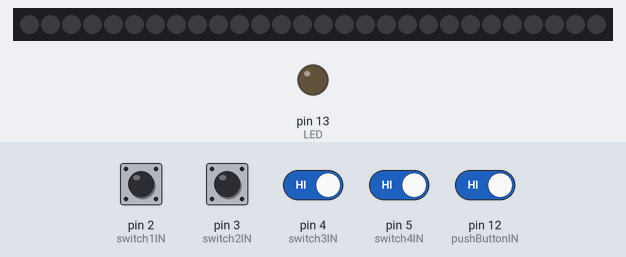
Bench run of a sketch on a simulated Arduino Uno, built with avr-gcc and run on an emulated ATmega328P. On the bench: 28 RGB LEDs in strip order, left to right, output pins drawn as LEDs (lit = HIGH). Inputs (shaded band) come from the test bench; at power-on: pin 2 (switch1IN), pin 3 (switch2IN), pin 4 (switch3IN), pin 5 (switch4IN), pin 12 (pushButtonIN) HIGH. Dim RGB values are drawn brighter than linear; EEPROM starts erased.

Above: at 1.2 s.
1.3 s: pin 3 (switch2IN) pulled LOW for 1 s
At 2.1 s:
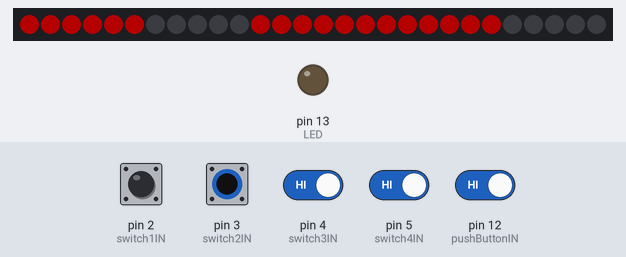
3.8 s: pin 2 (switch1IN) pulled LOW for 0.15 s
At 3.88 s:
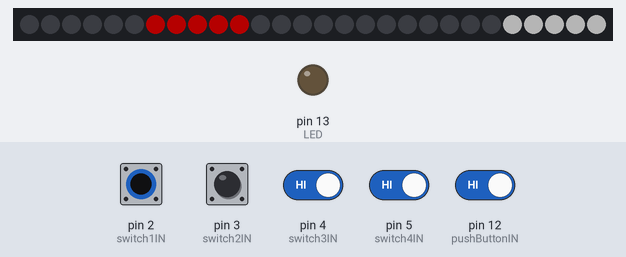
5.4 s: pin 2 (switch1IN) driven LOW and pin 3 (switch2IN) driven LOW and pin 4 (switch3IN) driven LOW and pin 5 (switch4IN) driven LOW and pin 12 (pushButtonIN) driven LOW
At 6.6 s:
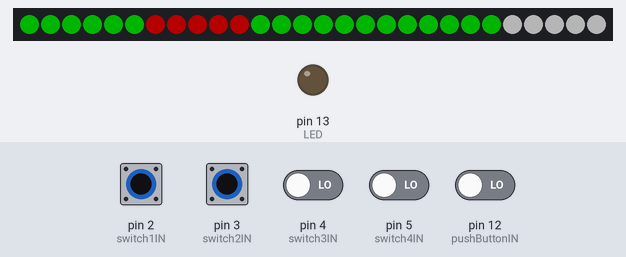
7.2 s: pin 2 (switch1IN) driven HIGH
At 7.6 s:
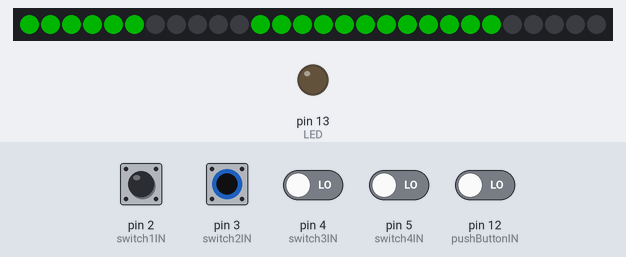
8.7 s: pin 2 (switch1IN) driven LOW
At 9.7 s:
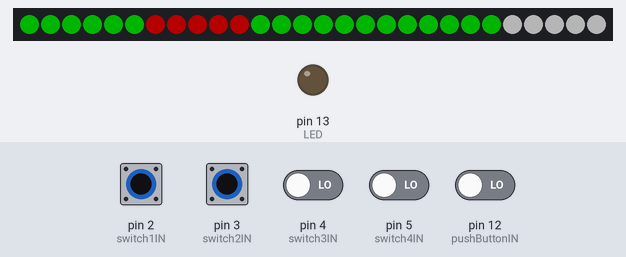
10.2 s: pin 3 (switch2IN) driven HIGH
At 10.7 s:
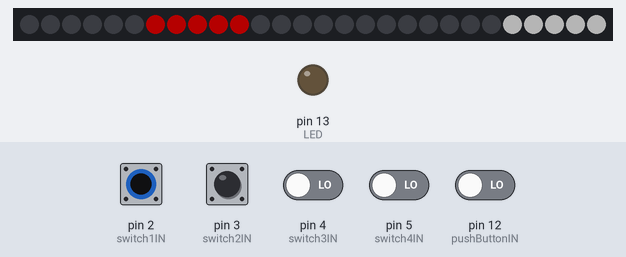
Timing chart, 0 to 12.7 s (numbered marks = the images above; inputs shaded):
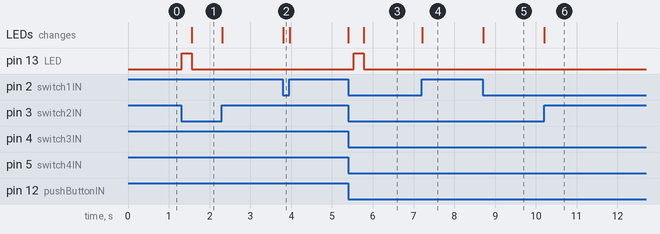

The sketch:

skateboardLights.ino
```cpp
#include <Adafruit_NeoPixel.h>
#include <avr/power.h>
#include <EEPROM.h>

#define PIN 8
int numPixels = 28;

// Parameter 1 = number of pixels in strip
// Parameter 2 = Arduino pin number (most are valid)
// Parameter 3 = pixel type flags, add together as needed:
//   NEO_KHZ800  800 KHz bitstream (most NeoPixel products w/WS2812 LEDs)
//   NEO_KHZ400  400 KHz (classic 'v1' (not v2) FLORA pixels, WS2811 drivers)
//   NEO_GRB     Pixels are wired for GRB bitstream (most NeoPixel products)
//   NEO_RGB     Pixels are wired for RGB bitstream (v1 FLORA pixels, not v2)
Adafruit_NeoPixel strip = Adafruit_NeoPixel(numPixels, PIN, NEO_GRB + NEO_KHZ800);

// IMPORTANT: To reduce NeoPixel burnout risk, add 1000 uF capacitor across
// pixel power leads, add 300 - 500 Ohm resistor on first pixel's data input
// and minimize distance between Arduino and first pixel.  Avoid connecting
// on a live circuit...if you must, connect GND first.
uint32_t OFF = strip.Color(0, 0, 0);
uint32_t RED = strip.Color(255, 0, 0);
uint32_t GREEN = strip.Color(0, 255, 0);
uint32_t BLUE = strip.Color(0, 0, 255);
uint32_t YELLOW = strip.Color(255,255,0);
uint32_t ORANGE = strip.Color(255,128,0);
uint32_t AQUA = strip.Color(0,255,255);
uint32_t MAGENTA = strip.Color(255,0,255);
uint32_t WHITE = strip.Color(255, 255, 255);

uint32_t NEON_PINK = strip.Color(255,0,146);
uint32_t NEON_ORANGE = strip.Color(255,95,0);
uint32_t NEON_GREEN = strip.Color(182,255,0);
uint32_t NEON_BLUE = strip.Color(34,141,255);
uint32_t NEON_PURPLE = strip.Color(186,1,255);
uint32_t NEON_YELLOW = strip.Color(204,255,0);

int switch1IN = 2;
int switch2IN = 3;
int switch3IN = 4;
int switch4IN = 5;
int pushButtonIN = 12;
int LED = 13;

int switch1state;
int switch2state;
int switch3state;
int switch4state;

boolean UBL = false;
int buttonPressedCount;
int pushButtonState;
int buttonIsPressed;
int lastbuttonIsPressed;
int colourSelection = EEPROM.read(0); //initialise colourSelection to last used colour
int lastcolourSelection;

int LEFTSTRIP_START = 0;
int LEFTSTRIP_END = 5;
int HEADLIGHT_START = 6;
int HEADLIGHT_END = 10;
int RIGHTSTRIP_START = 11;
int RIGHTSTRIP_END = 22;
int TAILLIGHT_START = 23;
int TAILLIGHT_END = 27; //is last pixel address 27 or 28?

void setup()
{
  strip.begin();
  strip.setBrightness(64);
  strip.setPixelColor(0, 255,0,0);
  strip.show(); // Initialize all pixels to 'off'

pinMode(switch1IN, INPUT_PULLUP);
pinMode(switch2IN, INPUT_PULLUP);
pinMode(switch3IN, INPUT_PULLUP);
pinMode(switch4IN, INPUT_PULLUP);
pinMode(pushButtonIN, INPUT_PULLUP);
pinMode(LED, OUTPUT);
}

void loop()
{

switch1state = digitalRead(switch1IN);
switch2state = digitalRead(switch2IN);
switch3state = digitalRead(switch3IN);
switch4state = digitalRead(switch4IN);

//this is not an if else as these statements are not exclusive
if (switch1state == LOW)
{
RangeStripColour(HEADLIGHT_START, HEADLIGHT_END, RED);
RangeStripColour(TAILLIGHT_START,TAILLIGHT_END, WHITE);
strip.show();
} else {
RangeStripColour(HEADLIGHT_START, HEADLIGHT_END, OFF);
RangeStripColour(TAILLIGHT_START,TAILLIGHT_END, OFF);
strip.show();
}

if (switch2state == LOW)
{
UBL = true;
} else {
UBL = false;
}

/*
If switch 2 on turn on ubls.

If switch 3 on, override others and do cycling rainbow mode

When ubls on and Button pressed, it'll cycle through colors. Colour value will be stored in eeprom (switch Val rather than colour val)
*/

if(UBL == true)
{
    pushButtonState = digitalRead(pushButtonIN);

    if (pushButtonState == LOW){// assuming active low if pull up resistors enabled
        buttonPressedCount++;
    } else{
        buttonPressedCount = 0;
    }

    //debounce Button, don't need to do this for switches as they are on or off, but maybe it would be a good idea?
    if( buttonPressedCount > 10)
    {
        buttonIsPressed = true;
    }
    else
    {
        buttonIsPressed = false;
    }


    if ((buttonIsPressed == true) && (lastbuttonIsPressed == false))
    {
        colourSelection++;
    }

    if (colourSelection > 4)
    {
        colourSelection = 1;
    }

    if (colourSelection != lastcolourSelection) //filter to stop going through the switch case every time through and writing to the eeprom to many times.
    {
            EEPROM.write(0,colourSelection);
            digitalWrite(LED,HIGH);
            delay(250);
            digitalWrite(LED,LOW);
    }

    switch (colourSelection)
    {
        case 1:
    RangeStripColour(LEFTSTRIP_START, LEFTSTRIP_END, RED);
    RangeStripColour(RIGHTSTRIP_START, RIGHTSTRIP_END, RED);
    break;

            case 2:
    RangeStripColour(LEFTSTRIP_START, LEFTSTRIP_END, GREEN);
    RangeStripColour(RIGHTSTRIP_START, RIGHTSTRIP_END, GREEN);
    break;

            case 3:
    RangeStripColour(LEFTSTRIP_START, LEFTSTRIP_END, BLUE);
    RangeStripColour(RIGHTSTRIP_START, RIGHTSTRIP_END, BLUE);
    break;

            case 4:
    RangeStripColour(LEFTSTRIP_START, LEFTSTRIP_END, NEON_ORANGE);
    RangeStripColour(RIGHTSTRIP_START, RIGHTSTRIP_END, NEON_ORANGE);
    break;

    }
} else {
    RangeStripColour(LEFTSTRIP_START, LEFTSTRIP_END, OFF);
    RangeStripColour(RIGHTSTRIP_START, RIGHTSTRIP_END, OFF);
}

//At end of loop
    strip.show();
    lastbuttonIsPressed = buttonIsPressed;
    lastcolourSelection = colourSelection;
    delay(10); //delay to slow down the main loop and writing to strip continually
}

void RangeStripColour(uint8_t start_pixel, uint8_t stop_pixel, uint32_t colour)
{
    uint8_t i;
    for(i = start_pixel; i < (stop_pixel+1); i++)
    {
    strip.setPixelColor(i,colour);
    }
}

void RangeStripRGB(uint8_t start_pixel, uint8_t stop_pixel, uint8_t red, uint8_t green, uint8_t blue)
{
    uint8_t i;
    for(i = start_pixel; i < (stop_pixel+1); i++)
    {
    strip.setPixelColor(i,red,green, blue);
    }
}


void stripoff()
{
    uint8_t i;
    for(i = 0; i < numPixels; i++)
    {
    strip.setPixelColor(i,0,0,0);
    }
}
```

Measured:
- after the input at 1.3 s, pin 13 (LED): LOW → HIGH at once, → LOW 0.25 s later; the LEDs: change after 0.26 s (image 1)
- after the input at 3.8 s, the LEDs: change at once (image 2)
- after the input at 5.4 s, pin 13 (LED): LOW → HIGH after 0.13 s, → LOW 0.25 s later; the LEDs: first change at once (image 3 shows a later state)
- after the input at 7.2 s, the LEDs: change at once (image 4)
- after the input at 8.7 s, the LEDs: change at once (image 5)
- after the input at 10.2 s, the LEDs: change at once (image 6)
